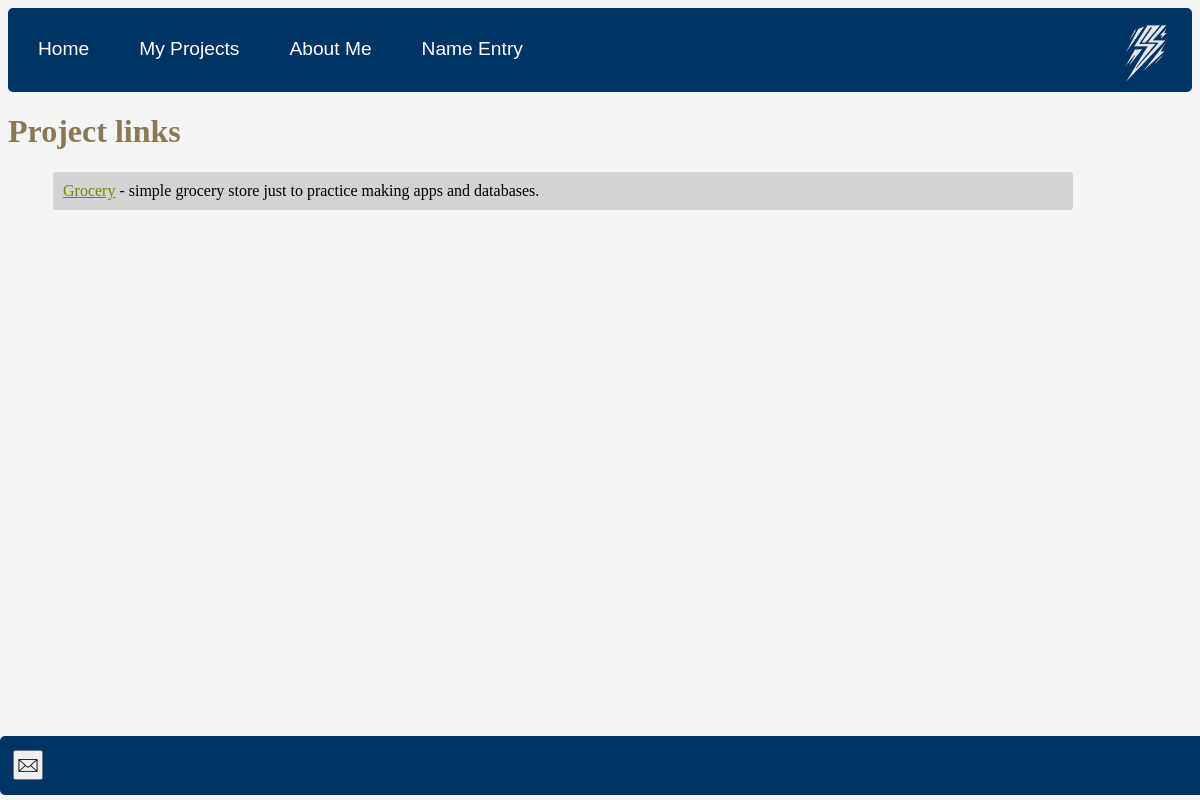
The page /links/ on the database as committed earlier.
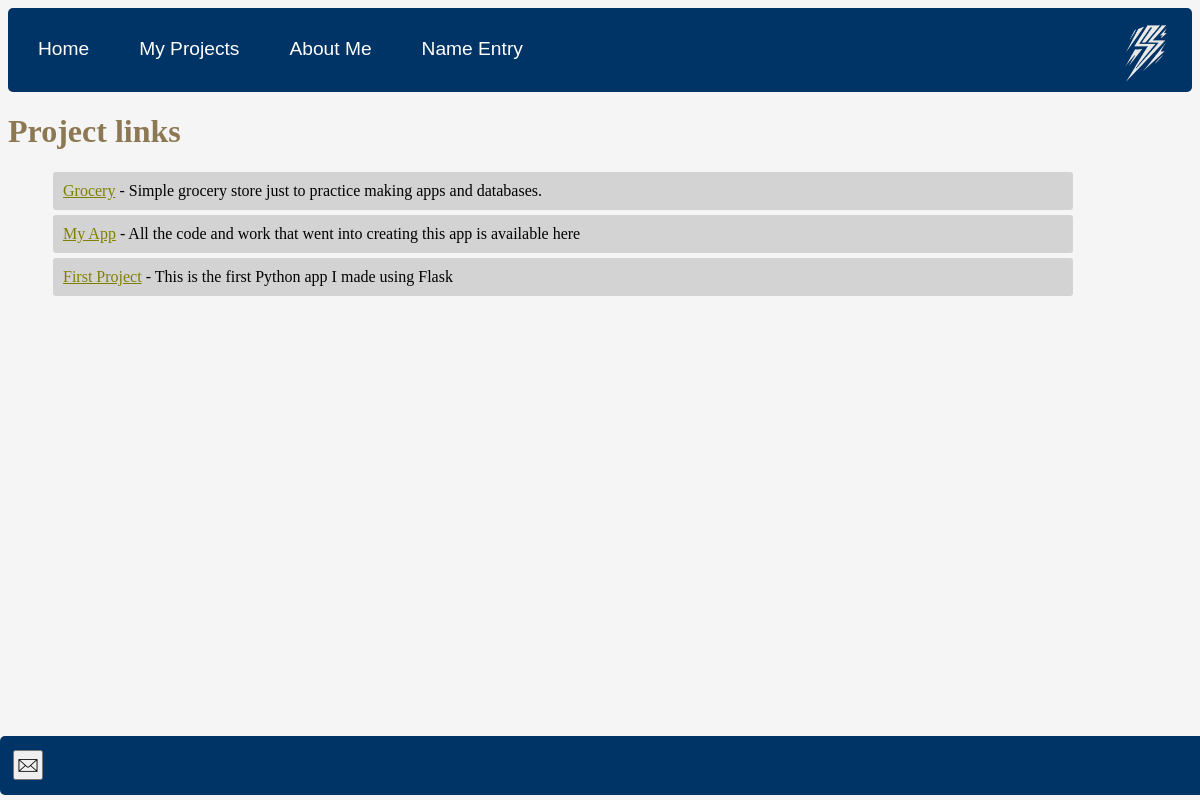
The same page on the database as committed later.
### home/models.py (models this page shows, shortened)
class ProjectLink(models.Model):
    title = models.CharField(max_length=255)
    url = models.URLField()
    description = models.TextField(blank=True, null=True)

### home/views.py (the view)
# urls.py: path('links/', views.link_page, name='links'),
def link_page(request):
    links = ProjectLink.objects.all()
    return render(request, 'link.html', {'links': links})

### home/templates/home/link.html (shortened to what this page needs)
<!DOCTYPE html>
<html lang="en">
  <head>
    {% load static %}
    <link rel="stylesheet" href="{% static 'css/main.css' %}" />
    <link rel="stylesheet" href="{% static 'css/links.css' %}" />
  </head>
  <body>
    <nav>
      <a class="nav-link" href="{% url 'home' %}">Home</a>
      <a class="nav-link" href="{% url 'links' %}">My Projects</a>
      <a class="nav-link" href="{% url 'about' %}">About Me</a>
      <a class="nav-link" href="{%url 'name' %}">Name Entry</a>
      <img class="imgs" src="{% static 'assets/bolt.png' %}" />
    </nav>
    <h1>Project links</h1>
    <ul>
      {% for link in links %}
      <li class="project-link">
        <a href="{{ link.url }}">{{ link.title }}</a> - {{ link.description }}
      </li>
      {% endfor %}
    </ul>
    <footer>
      <nav class="foot">
        <button
          class="mail"
          onclick="window.location.href='mailto:your-email@example.com?subject=Contact%20Laney&body=Hi%20Laney,';"
        >
          <img
            class="icon"
            src="{% static 'assets/icon.png' %}"
            alt="Envelope Icon"
          />
        </button>
      </nav>
    </footer>
  </body>
</html>

Rows that differ between the two databases and show on the page:
changed ProjectLink "Grocery": description "simple grocery store just to practice making apps and databases." → "Simple grocery store just to practice making apps and databases."
added ProjectLink: title "My App", description "All the code and work that went into creating this app is available here"
added ProjectLink: title "First Project", description "This is the first Python app I made using Flask"
